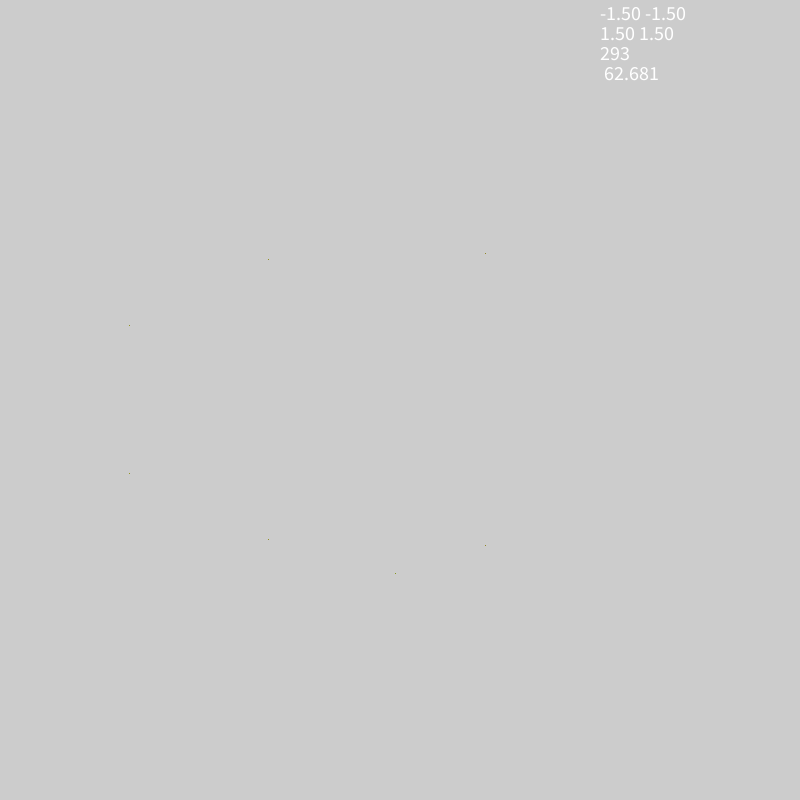
Frame 1 (no input)
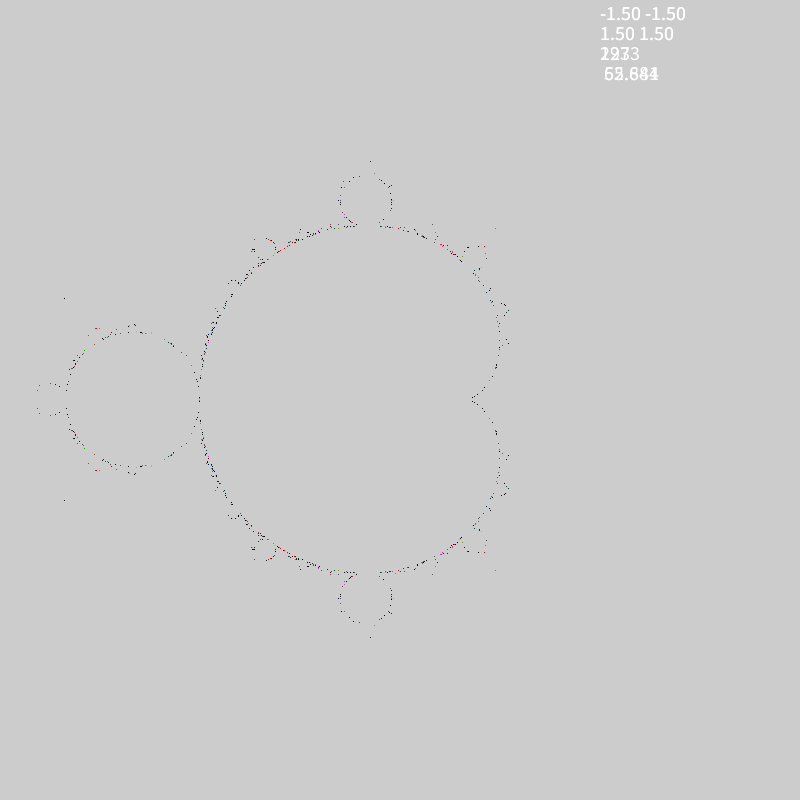
Frame 60 (the mouse pressed at the canvas centre just before this capture)
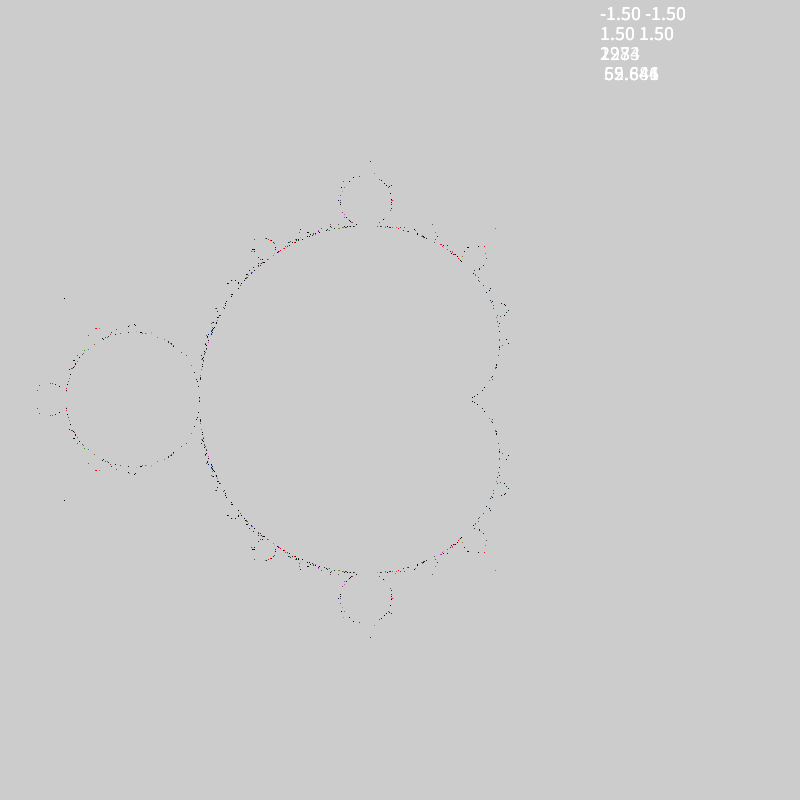
Frame 120 (the mouse held since frame 60 and released just before this capture)

The Processing sketch that drew these frames (run headless with seeded random() and noise(); from frame 60 on, the mouse is pressed at the canvas centre):

// Processing sketch: mandelBrot_Set
// ── mandelBrot_Set.pde
int it, iterations = 100000;
int colorPaletteSize = 1000, colorFlipSize = 500;
double xMin = -1.5, xMax = 1.5, yMin = -1.5, yMax = 1.5;
double zoom = 0.7;
Complex c0 = new Complex(-0.8, 0.156);
Complex[][] z, c;
boolean[][] done;
boolean juliaSet = false;
PGraphics pg;
int calculationId = 0;

void setup() {
  size(800, 800);
  //pg = createGraphics(width, height);
  colorMode(HSB, colorPaletteSize, colorPaletteSize, colorPaletteSize);

  z = new Complex[height][width];
  c = new Complex[height][width];
  done = new boolean[height][width];

  thread("init");
}

void init() {
  int currentCalculationId = ++calculationId;
  loadPixels();
  for (int i = 0; i < height; i++)
    for (int j = 0; j < width; j++) {
      if (juliaSet) {
        z[i][j] = new Complex(xMin + (xMax - xMin) * (j + 1) / width, yMin + (yMax - yMin) * (i + 1) / height);
        c[i][j] = c0.copy();
      } else {
        z[i][j] = new Complex(0, 0);
        c[i][j] = new Complex(xMin + (xMax - xMin) * (j + 1) / width, yMin + (yMax - yMin) * (i + 1) / height);
      }
      done[i][j] = false;
      pixels[i*width + j] = color(0, 0, colorPaletteSize);
    }
  if (currentCalculationId != calculationId) return;
  calculate();
  updatePixels();
}

void calculate() {
  int currentCalculationId = calculationId;
  it = 0;
  for (it = 0; it <= iterations; it++) {
    int k = int(colorPaletteSize * (1.0+sin(it / 100.0))/2.0);
    int r = 2 * k % colorPaletteSize;
    int g = 3 * k % colorPaletteSize;
    int b = 1 * k % colorPaletteSize;
    color col = color(r, g, b);
    for (int i = 0; i < height; i++)
      for (int j = 0; j < width; j++) {
        if (currentCalculationId != calculationId) return;
        if (!done[i][j]) {
          z[i][j].applyF(c[i][j]);
          if (z[i][j].exploded()) {
            //int col = int(colorPaletteSize * sqrt(it) / sqrt(iterations));
            
            pixels[i*width + j] = col;
            //float a = map(col, 0, 1, 0, colorPaletteSize);
            //float b = map(col, 0, 1, 0, 2*colorPaletteSize);
            //float c = map(col, 0, 1, 0, 3*colorPaletteSize);
            //pixels[i*width + j] = color(int(a) % colorPaletteSize, int(b) % colorPaletteSize, int(c) % colorPaletteSize);
            done[i][j] = true;
          }
        }
      }
  }
}

void draw() {
  updatePixels();

  stroke(colorPaletteSize, colorPaletteSize, colorPaletteSize);
  textSize(20);
  text(String.format("%.2f %.2f", xMin, yMin), width - 200, 20);
  text(String.format("%.2f %.2f", xMax, yMax), width - 200, 40);
  text(it, width - 200, 60);
  text(frameRate, width - 200, 80);
}

void mouseWheel(MouseEvent event) {
  double dir = event.getCount() < 0 ? zoom : 1.0 / zoom;
  double x = (mouseX + 2.0*width/2.0) / (3.0*width) * (xMax - xMin) + xMin;
  double y = (mouseY + 2.0*height/2.0) / (3.0*height) * (yMax - yMin) + yMin;
  double xdelta = (xMax - xMin) / 2 * dir, ydelta = (yMax - yMin) / 2 * dir;
  xMin = x - xdelta; 
  xMax = x + xdelta;
  yMin = y - ydelta; 
  yMax = y + ydelta;

  thread("init");
}

void keyReleased() {
  if (key == 'r') {
    xMin = -1.5; 
    xMax = 1.5;
    yMin = -1.5; 
    yMax = 1.5;
  }
  if (key == 'd')
    thread("init");
  if (key == '1')
    colorMode(RGB, colorPaletteSize, colorPaletteSize, colorPaletteSize);
  if (key == '2')
    colorMode(HSB, colorPaletteSize, colorPaletteSize, colorPaletteSize);
  if (key == '+')
    colorFlipSize += 25;
  if (key == '-')
    colorFlipSize += 25;
}

// ── Complex.pde
public class Complex {
  double r, i;

  public Complex(double r, double i) {
    this.r = r;
    this.i = i;
  }

  public double magnitude() {
    return sqrt((float)(this.r * this.r + this.i * this.i));
  }

  public void multiply(Complex other) {
    // (a + bi) * (c + di)
    // (ac - bd) + (bc + ad)i
    double r = this.r * other.r - this.i * other.i;
    double i = this.i * other.r + this.r * other.i;
    this.r = r;
    this.i = i;
  }

  public void add(Complex other) {
    this.r += other.r;
    this.i += other.i;
  }
  
  public boolean exploded() {
    //return Double.isNaN(this.r);
    return this.r * this.r + this.i * this.i >= 4;
    //return this.magnitude() >= 2;
    //return Double.isNaN(this.r);
  }
  
  public void applyF(Complex c) {
    this.multiply(this);
    this.add(c);
  }
  
  public Complex copy() {
    return new Complex(this.r, this.i);
  }
}
